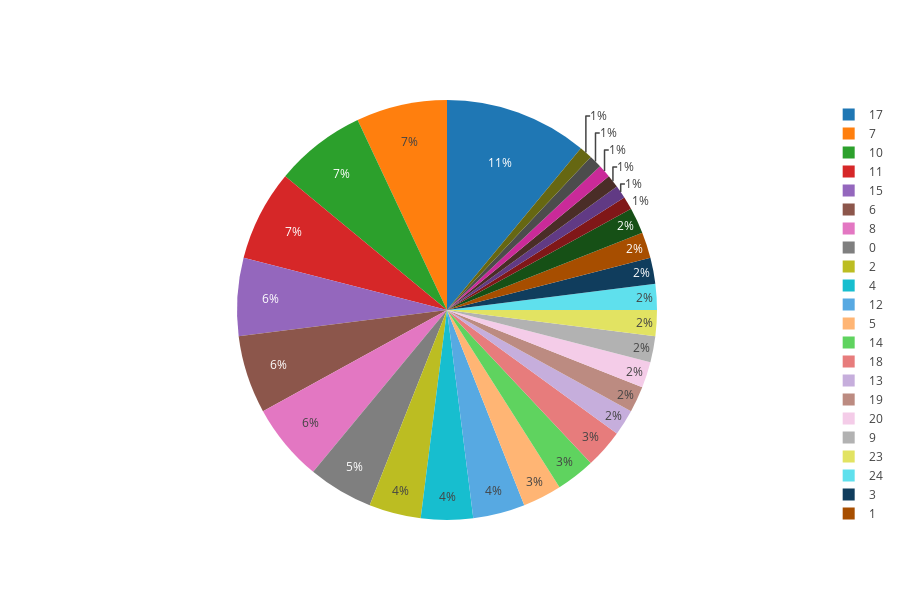

The notebook cell saved with this chart:
### Code cell
## freq table plot for drugs 
drug_freq_table = df['Cat_Name'].value_counts()

#getting the data ready for plot
data = [go.Pie(labels=drug_freq_table.index,
                values=drug_freq_table
             )
        ]

# setting layout
layout = go.Layout(
    autosize=False,
    width=900,
    height=600
)

#combine data and layout settings into fig
fig = go.Figure(data=data, layout=layout)

#inline plot(iplot for jupyter notebook)
iplot(fig, filename='drug_freq_table')

### Figure 1 — Plotly figure (JSON) as saved in the notebook; plotly's stock layout.template omitted (floating-point values rounded to 4 significant figures)
{"data": [{"labels": [17, 7, 10, 11, 15, 6, 8, 0, 2, 4, 12, 5, 14, 18, 13, 19, 20, 9, 23, 24, 3, 1, 28, 16, 27, 21, 22, 25, 26], "type": "pie", "uid": "2dae88f7-ea1d-4d32-8400-351c7e2b1697", "values": [11, 7, 7, 7, 6, 6, 6, 5, 4, 4, 4, 3, 3, 3, 2, 2, 2, 2, 2, 2, 2, 2, 2, 1, 1, 1, 1, 1, 1]}], "layout": {"autosize": false, "height": 600, "width": 900}}
